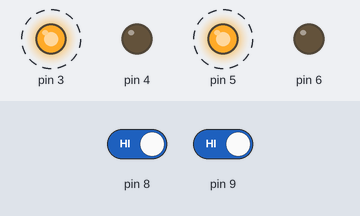
Recording of a sketch running on a simulated Arduino Uno, built with avr-gcc and run on an emulated ATmega328P. On the bench: output pins drawn as LEDs (lit = HIGH). Dashed ring = blinking. The test bench sets the inputs (shaded band); at power-on: pin 8 HIGH, pin 9 HIGH.

Above: at 1.8 s.
1.9 s: pin 8 driven LOW
At 2.4 s:
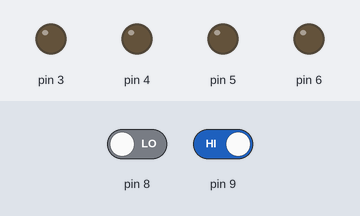
4.9 s: pin 9 driven LOW
At 5.7 s:
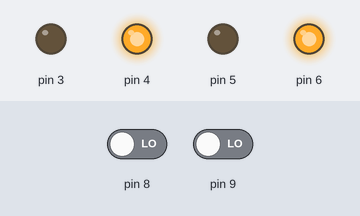
6.4 s: pin 8 driven HIGH
At 6.9 s:
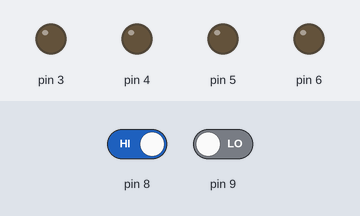
9.4 s: pin 9 driven HIGH
At 9.65 s:
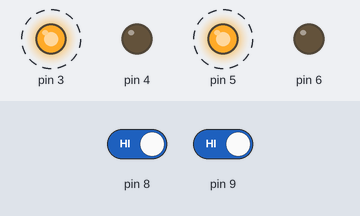
Timing chart, 0 to 13.4 s (numbered marks = the images above; inputs shaded):
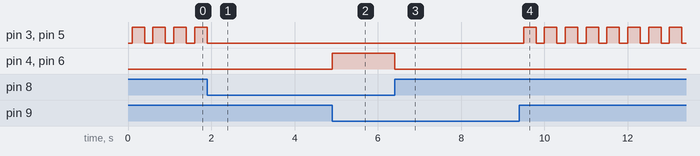

The sketch:

FLOOR_EDGE_DETECTION.ino
```cpp
int ls, rs;

void forward() {
  digitalWrite(3, LOW);
  digitalWrite(4, HIGH);
  digitalWrite(5, LOW);
  digitalWrite(6, HIGH);
}

void backward() {
  digitalWrite(3, HIGH);
  digitalWrite(4, LOW);
  digitalWrite(5, HIGH);
  digitalWrite(6, LOW);
}

void right() {
  digitalWrite(3, HIGH);
  digitalWrite(4, LOW);
  digitalWrite(5, LOW);
  digitalWrite(6, HIGH);
}

void left() {
  digitalWrite(3, LOW);
  digitalWrite(4, HIGH);
  digitalWrite(5, HIGH);
  digitalWrite(6, LOW);
}

void stop() {
  digitalWrite(3, LOW);
  digitalWrite(4, LOW);
  digitalWrite(5, LOW);
  digitalWrite(6, LOW);
}


void setup() {
  // OUTPUT PIN FOR MOTORS
  pinMode(3, OUTPUT);
  pinMode(4, OUTPUT);
  pinMode(5, OUTPUT);
  pinMode(6, OUTPUT);
  // INPUT PINS FOR SENSOR
  pinMode(8, INPUT);
  pinMode(9, INPUT);
}

void loop() {
  // reading values from sensors
  ls = digitalRead(8); // store pin 8 value
  rs = digitalRead(9); // store pin 9 value

  if(ls == LOW && rs == LOW) // both detecting floor
  {
    forward();
  }
  else if(ls == HIGH && rs == LOW) // left turn
  {
    stop();
    delay(100);
    left();
  }
  else if(ls == LOW && rs == HIGH) // right turn
  {
    stop();
    delay(100);
    right();
  }
  else // both detecting edge
  {
    stop();
    delay(100);
    backward();
    delay(300);
    stop();
    delay(100);
  }
}
```

Measured:
- after the input at 1.9 s, pin 3, pin 5: goes on until 1.9 s, then stays LOW
- after the input at 4.9 s, pin 4, pin 6: LOW → HIGH at once
- after the input at 6.4 s, pin 4, pin 6: HIGH → LOW at once
- after the input at 9.4 s, pin 3, pin 5: alternates HIGH for 0.30 s and LOW for 0.20 s, starting after 0.10 s
- by itself, pin 3, pin 5: alternates HIGH for 0.30 s and LOW for 0.20 s
